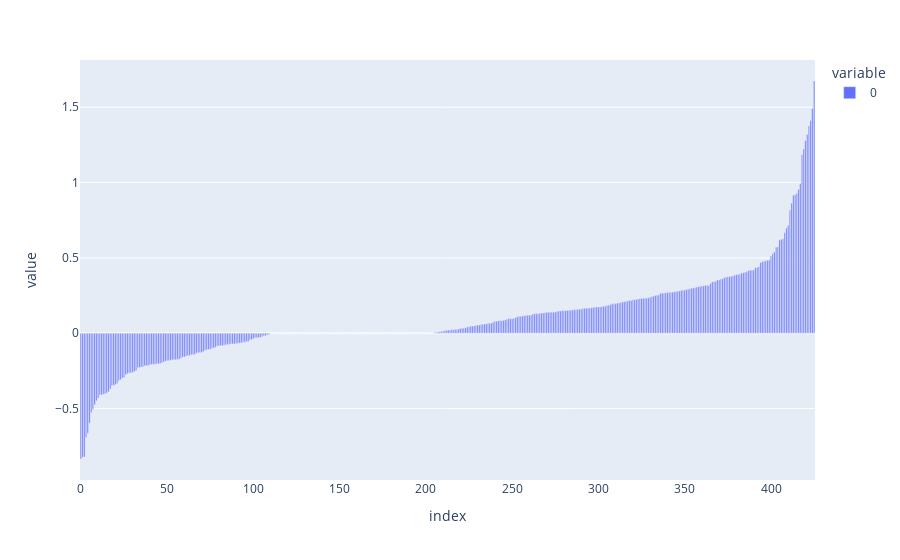

Here is the notebook cell this chart was saved with:
### Code cell
### Anders
px.bar(sorted(pair_Anders_all_sequrities[pair_Anders_all_sequrities < 4]))

### Figure 1 — Plotly figure (JSON) as saved in the notebook; plotly's stock layout.template omitted (floating-point values rounded to 4 significant figures; data arrays with more than 128 entries replaced by an {"elided": "..."} marker saying what was removed)
{"data": [{"alignmentgroup": "True", "hovertemplate": "variable=0<br>index=%{x}<br>value=%{y}<extra></extra>", "legendgroup": "0", "marker": {"color": "#636efa", "pattern": {"shape": ""}}, "name": "0", "offsetgroup": "0", "orientation": "v", "showlegend": true, "textposition": "auto", "type": "bar", "x": {"elided": "426 int values"}, "xaxis": "x", "y": {"elided": "426 float values"}, "yaxis": "y"}], "layout": {"barmode": "relative", "legend": {"title": {"text": "variable"}, "tracegroupgap": 0}, "margin": {"t": 60}, "xaxis": {"anchor": "y", "domain": [0, 1], "title": {"text": "index"}}, "yaxis": {"anchor": "x", "domain": [0, 1], "title": {"text": "value"}}}}
